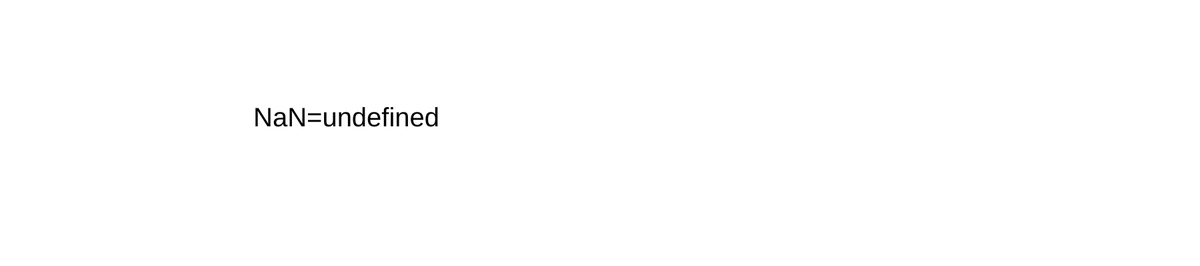
Frame 1 (no input)
Frame 60 (no input): identical to frame 1, image omitted
Frame 120 (the mouse pressed at the canvas centre since frame 60): identical to frame 1, image omitted

The p5.js sketch that drew this single still picture (run headless with seeded random() and noise() and a simulated clock; from frame 60 on, the mouse is pressed at the canvas centre):

// p5.js sketch
// ── sketch.js
var num1,num2,answer,ops
 function setup() {
  createCanvas(1800,400);
  num1=parseInt(prompt("ENTER FIRST NUMBER"))
  num2=parseInt(prompt("ENTER SECOND NUMBER"))
   ops=prompt("ENTER THE OPERATION")
}

function draw() {
  background(255,255,255);
  if(ops==="+"){
    answer= add(num1,num2)
  }
  else if(ops==="-"){
    answer= sub(num1,num2)
  }
  else if(ops==="*"){
    answer= multiply(num1,num2)
  }
  else if(ops==="/"){
    answer= divide(num1,num2)
  }
  
  textSize(40)
  text(num1+ops+num2+"="+answer,380,190)  
  
}
function add(n1,n2){
  var answer=n1+n2
  return answer
}
function sub(n1,n2){
  var answer=n1-n2
  return answer
}
function multiply(n1,n2){
  var answer=n1*n2
  return answer
}
function divide(n1,n2){
  var answer=n1/n2
  return answer
}
